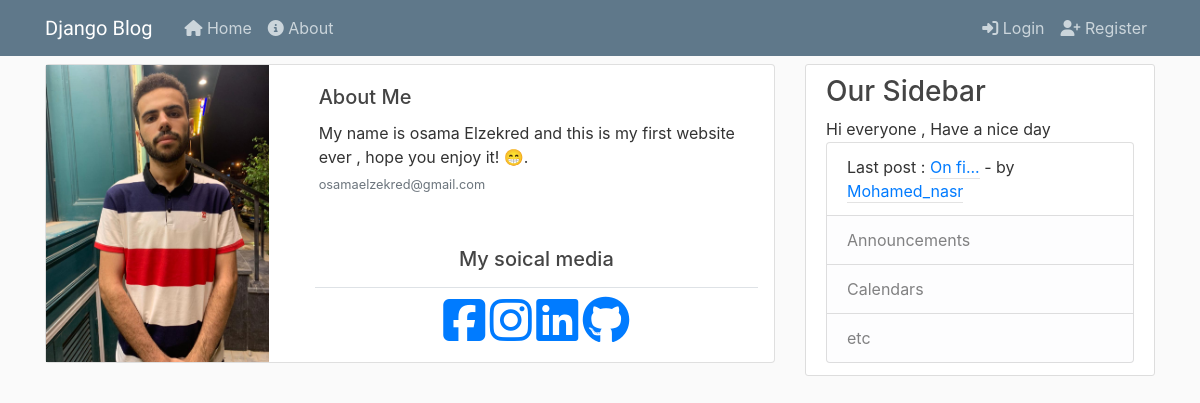
The page /about/ on the database its author committed.
### blog/models.py (models this page shows, shortened)
class Post(models.Model):
    title = models.CharField(max_length=100,blank=True)
    content = models.TextField()
    date_posted = models.DateTimeField(default=timezone.now)
    author = models.ForeignKey(User, on_delete=models.CASCADE)
    likes= models.ManyToManyField(User,related_name='blog_post',null=True,blank=True)
    dislikes=models.ManyToManyField(User,related_name='dislikes',null=True,blank=True)
    image= models.ImageField(blank= True, upload_to='Posts_images')
    comments= models.ManyToManyField(User,through='Comment',null=True,blank=True,related_name="Post_comments")
    def __str__(self):
        return str(self.title) or str(self.content[:5]+'...')

### users/models.py (models this page shows, shortened)
class Profile(models.Model):
  user= models.OneToOneField(User, on_delete=models.CASCADE)
  image = models.ImageField(default='default.jpg',upload_to='profile_pics' )
  bio = models.TextField(max_length=500, blank=True)
  Above_18 = models.BooleanField(name= 'Above 18',null=True)

### blog/views.py (the view)
# urls.py: path('about/', views.About, name='blog-about'),
def About(request):
    return render(request, 'blog/about.html', {'title': 'about'})

### blog/context_processors.py (called while the page is built)
def added_models_ToBase(request):
    return {
        'posts':Post.objects.all()
    }

### blog/templates/blog/about.html (shortened to what this page needs)
{% extends "blog/base.html" %} {% block content %}
<div class="card mb-3">
  <div class="row g-0">
    <div class="col-md-4">
      <img
        class="auto-fit"
        src="{{posts.0.author.profile.image.url }}"
        class="img-fluid rounded-start width"
        alt="..."
      />
    </div>
    <div class="col-md-8">
      <div class="card-body">
        <h5 class="card-title">About Me</h5>
        <p class="card-text">
          My name is osama Elzekred and this is my first website ever , hope you
          enjoy it! 😁.
        </p>
        <div class="card-text">
          <small class="text-muted">osamaelzekred@gmail.com</small>
        </div>
      </div>
      <div class="list m-3">
        <h5 class="text-center border-bottom p-3">My soical media</h5>
        <div class="text-center">
          <a href="https://www.facebook.com/OsamaElZekred/"
            ><i class="fab fa-facebook-square fa-3x"></i
          ></a>
          <a href="https://www.instagram.com/osama_el_zekred/"
            ><i class="fab fa-instagram fa-3x"></i
          ></a>
          <a href="https://www.linkedin.com/in/osama-elzekred-663b78221/"
            ><i class="fab fa-linkedin fa-3x"></i
          ></a>
          <a href="https://github.com/Osama-Elzekred"
            ><i class="fab fa-github fa-3x"></i
          ></a>
        </div>
      </div>
    </div>
  </div>
</div>
{% endblock content %}

### blog/templates/blog/base.html (shortened to what this page needs)
{% load static %}
<!DOCTYPE html>
<html lang="en">
<head>
  <link rel="stylesheet" href="https://maxcdn.bootstrapcdn.com/bootstrap/4.0.0/css/bootstrap.min.css"
>
  <link rel="stylesheet" type="text/css" href="{% static 'blog/main.css' %}">
</head>
<body>
  <header class="site-header">
    <nav class="navbar navbar-expand-md navbar-dark bg-steel fixed-top">
      <div class="container">
        <a class="navbar-brand mr-4"  style="font-family: lobster ;" href="{% url 'blog-home' %}">Django Blog</a>
        <div class="collapse navbar-collapse" id="navbarToggle">
          <div class="navbar-nav mr-auto">
            <a class="nav-item nav-link" href="{% url 'blog-home' %}"><i class="fas fa-home"></i> Home</a>
            <a class="nav-item nav-link" href="{% url 'blog-about' %}">
              <i class="fas fa-info-circle"></i> About</a>
          </div>
          <div class="navbar-nav">
            {% if user.is_authenticated %}
            <a class="nav-item nav-link" href="{% url 'post-create' %}"><i class="fas fa-plus"></i> New Post</a>
            <a class="nav-item nav-link" href="{% url 'profile' %}"><i class="fas fa-user-circle"></i> Profile</a>
            <a class="nav-item nav-link" href="{% url 'logout' %}"><i class="fas fa-sign-out-alt"></i> Logout</a>
            {%else%}
            <a class="nav-item nav-link" href="{% url 'login' %}"><i class="fas fa-sign-in-alt"></i> Login</a>
            <a class="nav-item nav-link" href=" {% url 'register' %}"><i class="fas fa-user-plus"></i> Register</a>
            {%endif%}
          </div>
        </div>
      </div>
    </nav>
  </header>
  <main role="main" class="container">
    <div class="row">
      <div class="col-md-8">
        {% block content %}{% endblock %}
      </div>
      <div class="col-md-4">
        <div class="content-section">
          <h3>Our Sidebar</h3>
            {% block sidebar %}
             <p>Hi everyone , Have a nice day</p>
<ul class="list-group">
  <li class="list-group-item list-group-item">
    Last post :
    <a class="article-metadata" href="{% url 'post-detail' posts.last.id %}"
      >{{ posts.last }}</a
    >
    - by
    <a
      class="mr-2 article-metadata"
      href="{% url 'user-posts' posts.last.author.username %}"
      >{{ posts.last.author }}</a
    >
  </li>
  <li class="list-group-item list-group-item-light">Announcements</li>
  <li class="list-group-item list-group-item-light">Calendars</li>
  <li class="list-group-item list-group-item-light">etc</li>
</ul>
            {% endblock sidebar %}
        </div>
      </div>
    </div>
  </main>
</body>
</html>

### blog/static/blog/main.css (style rules this page uses)
body { background: #fafafa; color: #333333; margin-top: 4rem; }
h1, h2, h3, h4, h5, h6 { color: #444444; }
ul { margin: 0; }
.bg-steel { background-color: #5f788a; }
.site-header .navbar-nav .nav-link { color: #cbd5db; }
.content-section { background: #ffffff; padding: 10px 20px; border: 1px solid #dddddd; border-radius: 3px; margin-bottom: 10px; }
p { display: block; margin-block-start: 0.1em; margin-block-end: 0.1em; margin-inline-start: 0px; margin-inline-end: 0px; }
img { width: 100%; height: 100%; }
.article-metadata { padding-bottom: 1px; margin-bottom: 4px; border-bottom: 1px solid #e3e3e3; }

### blog/templates/blog/about.html (style rules this page uses)
img { width: 100%; height: 100%; }

### rows shown on the page
Post: author.image (picture)
Post: last "On fi...", last.author "Mohamed_nasr"
